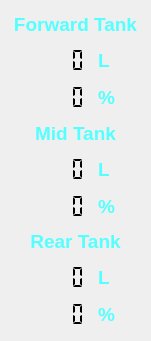
    <widget class="QWidget" name="layoutWidget">
     <property name="geometry">
      <rect>
       <x>500</x>
       <y>20</y>
       <width>151</width>
       <height>341</height>
      </rect>
     </property>
     <layout class="QVBoxLayout" name="verticalLayout_35">
      <item>
       <layout class="QVBoxLayout" name="verticalLayout_34">
        <item>
         <widget class="QLabel" name="Fwd_tank">
          <property name="font">
           <font>
            <family>Tahoma</family>
            <pointsize>14</pointsize>
            <weight>75</weight>
            <bold>true</bold>
           </font>
          </property>
          <property name="autoFillBackground">
           <bool>false</bool>
          </property>
          <property name="text">
           <string>&lt;html&gt;&lt;head/&gt;&lt;body&gt;&lt;p align=&quot;center&quot;&gt;&lt;span style=&quot; font-size:14pt; font-weight:600; color:#55ffff;&quot;&gt;Forward Tank&lt;/span&gt;&lt;/p&gt;&lt;/body&gt;&lt;/html&gt;</string>
          </property>
          <property name="scaledContents">
           <bool>true</bool>
          </property>
         </widget>
        </item>
        <item>
         <layout class="QHBoxLayout" name="horizontalLayout_12">
          <item>
           <layout class="QVBoxLayout" name="verticalLayout_10">
            <item>
             <widget class="QLCDNumber" name="FWD_vol">
              <property name="minimumSize">
               <size>
                <width>81</width>
                <height>31</height>
               </size>
              </property>
              <property name="maximumSize">
               <size>
                <width>81</width>
                <height>31</height>
               </size>
              </property>
              <property name="font">
               <font>
                <family>Tahoma</family>
                <pointsize>14</pointsize>
                <weight>75</weight>
                <bold>true</bold>
               </font>
              </property>
              <property name="frameShape">
               <enum>QFrame::NoFrame</enum>
              </property>
              <property name="smallDecimalPoint">
               <bool>true</bool>
              </property>
              <property name="segmentStyle">
               <enum>QLCDNumber::Flat</enum>
              </property>
             </widget>
            </item>
            <item>
             <widget class="QLCDNumber" name="FWD_per">
              <property name="minimumSize">
               <size>
                <width>81</width>
                <height>31</height>
               </size>
              </property>
              <property name="maximumSize">
               <size>
                <width>81</width>
                <height>31</height>
               </size>
              </property>
              <property name="font">
               <font>
                <family>Tahoma</family>
                <pointsize>14</pointsize>
                <weight>75</weight>
                <bold>true</bold>
               </font>
              </property>
              <property name="frameShape">
               <enum>QFrame::NoFrame</enum>
              </property>
              <property name="smallDecimalPoint">
               <bool>true</bool>
              </property>
              <property name="segmentStyle">
               <enum>QLCDNumber::Flat</enum>
              </property>
             </widget>
            </item>
           </layout>
          </item>
          <item>
           <layout class="QVBoxLayout" name="verticalLayout_14">
            <item>
             <widget class="QLabel" name="FWD_vol_label">
              <property name="font">
               <font>
                <family>Tahoma</family>
                <pointsize>14</pointsize>
                <weight>75</weight>
                <bold>true</bold>
               </font>
              </property>
              <property name="text">
               <string>&lt;html&gt;&lt;head/&gt;&lt;body&gt;&lt;p&gt;&lt;span style=&quot; font-weight:600; color:#55ffff;&quot;&gt;L&lt;/span&gt;&lt;/p&gt;&lt;/body&gt;&lt;/html&gt;</string>
              </property>
             </widget>
            </item>
            <item>
             <widget class="QLabel" name="FWD_per_label">
              <property name="font">
               <font>
                <family>Tahoma</family>
                <pointsize>14</pointsize>
                <weight>75</weight>
                <bold>true</bold>
               </font>
              </property>
              <property name="text">
               <string>&lt;html&gt;&lt;head/&gt;&lt;body&gt;&lt;p&gt;&lt;span style=&quot; font-weight:600; color:#55ffff;&quot;&gt;%&lt;/span&gt;&lt;/p&gt;&lt;/body&gt;&lt;/html&gt;</string>
              </property>
             </widget>
            </item>
           </layout>
          </item>
         </layout>
        </item>
       </layout>
      </item>
      <item>
       <layout class="QVBoxLayout" name="verticalLayout_26">
        <item>
         <widget class="QLabel" name="Mid_tank">
          <property name="font">
           <font>
            <family>Tahoma</family>
            <pointsize>14</pointsize>
            <weight>75</weight>
            <bold>true</bold>
           </font>
          </property>
          <property name="text">
           <string>&lt;html&gt;&lt;head/&gt;&lt;body&gt;&lt;p align=&quot;center&quot;&gt;&lt;span style=&quot; font-size:14pt; font-weight:600; color:#55ffff;&quot;&gt;Mid Tank&lt;/span&gt;&lt;/p&gt;&lt;/body&gt;&lt;/html&gt;</string>
          </property>
          <property name="scaledContents">
           <bool>true</bool>
          </property>
         </widget>
        </item>
        <item>
         <layout class="QHBoxLayout" name="horizontalLayout_11">
          <item>
           <layout class="QVBoxLayout" name="verticalLayout_11">
            <item>
             <widget class="QLCDNumber" name="MID_vol">
              <property name="minimumSize">
               <size>
                <width>81</width>
                <height>31</height>
               </size>
              </property>
              <property name="maximumSize">
               <size>
                <width>81</width>
                <height>31</height>
               </size>
              </property>
              <property name="font">
               <font>
                <family>Tahoma</family>
                <pointsize>14</pointsize>
                <weight>75</weight>
                <bold>true</bold>
               </font>
              </property>
              <property name="frameShape">
               <enum>QFrame::NoFrame</enum>
              </property>
              <property name="smallDecimalPoint">
               <bool>true</bool>
              </property>
              <property name="segmentStyle">
               <enum>QLCDNumber::Flat</enum>
              </property>
             </widget>
            </item>
            <item>
             <widget class="QLCDNumber" name="MID_per">
              <property name="minimumSize">
               <size>
                <width>81</width>
                <height>31</height>
               </size>
              </property>
              <property name="maximumSize">
               <size>
                <width>81</width>
                <height>31</height>
               </size>
              </property>
              <property name="font">
               <font>
                <family>Tahoma</family>
                <pointsize>14</pointsize>
                <weight>75</weight>
                <bold>true</bold>
               </font>
              </property>
              <property name="frameShape">
               <enum>QFrame::NoFrame</enum>
              </property>
              <property name="smallDecimalPoint">
               <bool>true</bool>
              </property>
              <property name="segmentStyle">
               <enum>QLCDNumber::Flat</enum>
              </property>
             </widget>
            </item>
           </layout>
          </item>
          <item>
           <layout class="QVBoxLayout" name="verticalLayout_18">
            <item>
             <widget class="QLabel" name="MID_vol_label">
              <property name="font">
               <font>
                <family>Tahoma</family>
                <pointsize>14</pointsize>
                <weight>75</weight>
                <bold>true</bold>
               </font>
              </property>
              <property name="text">
               <string>&lt;html&gt;&lt;head/&gt;&lt;body&gt;&lt;p&gt;&lt;span style=&quot; font-weight:600; color:#55ffff;&quot;&gt;L&lt;/span&gt;&lt;/p&gt;&lt;/body&gt;&lt;/html&gt;</string>
              </property>
             </widget>
            </item>
            <item>
             <widget class="QLabel" name="MID_per_label">
              <property name="font">
               <font>
                <family>Tahoma</family>
                <pointsize>14</pointsize>
                <weight>75</weight>
                <bold>true</bold>
               </font>
              </property>
              <property name="text">
               <string>&lt;html&gt;&lt;head/&gt;&lt;body&gt;&lt;p&gt;&lt;span style=&quot; font-weight:600; color:#55ffff;&quot;&gt;%&lt;/span&gt;&lt;/p&gt;&lt;/body&gt;&lt;/html&gt;</string>
              </property>
             </widget>
            </item>
           </layout>
          </item>
         </layout>
        </item>
       </layout>
      </item>
      <item>
       <layout class="QVBoxLayout" name="verticalLayout_25">
        <item>
         <widget class="QLabel" name="Rear_tank">
          <property name="font">
           <font>
            <family>Tahoma</family>
            <pointsize>14</pointsize>
            <weight>75</weight>
            <bold>true</bold>
           </font>
          </property>
          <property name="text">
           <string>&lt;html&gt;&lt;head/&gt;&lt;body&gt;&lt;p align=&quot;center&quot;&gt;&lt;span style=&quot; font-size:14pt; font-weight:600; color:#55ffff;&quot;&gt;Rear Tank&lt;/span&gt;&lt;/p&gt;&lt;/body&gt;&lt;/html&gt;</string>
          </property>
          <property name="scaledContents">
           <bool>true</bool>
          </property>
         </widget>
        </item>
        <item>
         <layout class="QHBoxLayout" name="horizontalLayout_10">
          <item>
           <layout class="QVBoxLayout" name="verticalLayout_12">
            <item>
             <widget class="QLCDNumber" name="REAR_vol">
              <property name="minimumSize">
               <size>
                <width>81</width>
                <height>31</height>
               </size>
              </property>
              <property name="maximumSize">
               <size>
                <width>81</width>
                <height>31</height>
               </size>
              </property>
              <property name="font">
               <font>
                <family>Tahoma</family>
                <pointsize>14</pointsize>
                <weight>75</weight>
                <bold>true</bold>
               </font>
              </property>
              <property name="frameShape">
               <enum>QFrame::NoFrame</enum>
              </property>
              <property name="smallDecimalPoint">
               <bool>true</bool>
              </property>
              <property name="segmentStyle">
               <enum>QLCDNumber::Flat</enum>
              </property>
             </widget>
            </item>
            <item>
             <widget class="QLCDNumber" name="REAR_per">
              <property name="minimumSize">
               <size>
                <width>81</width>
                <height>31</height>
               </size>
              </property>
              <property name="maximumSize">
               <size>
                <width>81</width>
                <height>31</height>
               </size>
              </property>
              <property name="font">
               <font>
                <family>Tahoma</family>
                <pointsize>14</pointsize>
                <weight>75</weight>
                <bold>true</bold>
               </font>
              </property>
              <property name="frameShape">
               <enum>QFrame::NoFrame</enum>
              </property>
              <property name="smallDecimalPoint">
               <bool>true</bool>
              </property>
              <property name="segmentStyle">
               <enum>QLCDNumber::Flat</enum>
              </property>
             </widget>
            </item>
           </layout>
          </item>
          <item>
           <layout class="QVBoxLayout" name="verticalLayout_19">
            <item>
             <widget class="QLabel" name="REAR_vol_label">
              <property name="font">
               <font>
                <family>Tahoma</family>
                <pointsize>14</pointsize>
                <weight>75</weight>
                <bold>true</bold>
               </font>
              </property>
              <property name="text">
               <string>&lt;html&gt;&lt;head/&gt;&lt;body&gt;&lt;p&gt;&lt;span style=&quot; font-size:14pt; color:#55ffff;&quot;&gt;L&lt;/span&gt;&lt;/p&gt;&lt;/body&gt;&lt;/html&gt;</string>
              </property>
             </widget>
            </item>
            <item>
             <widget class="QLabel" name="REAR_per_label">
              <property name="font">
               <font>
                <family>Tahoma</family>
                <pointsize>14</pointsize>
                <weight>75</weight>
                <bold>true</bold>
               </font>
              </property>
              <property name="text">
               <string>&lt;html&gt;&lt;head/&gt;&lt;body&gt;&lt;p&gt;&lt;span style=&quot; font-size:14pt; color:#55ffff;&quot;&gt;%&lt;/span&gt;&lt;/p&gt;&lt;/body&gt;&lt;/html&gt;</string>
              </property>
             </widget>
            </item>
           </layout>
          </item>
         </layout>
        </item>
       </layout>
      </item>
     </layout>
    </widget>
